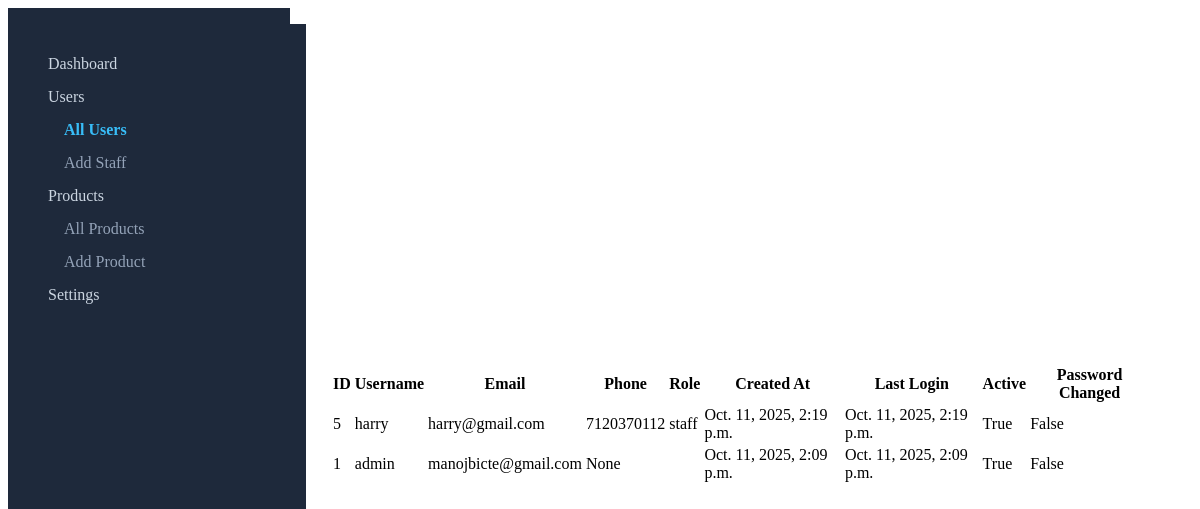
Screenshot of /adminpanel/users/ (signed in) with the database file from the repository.
### users/models.py (models this page shows, shortened)
class User(AbstractUser):
    ROLES = (
        ('admin', 'Admin'),
        ('staff', 'Staff'),
        ('teacher', 'Teacher'),
        ('learner', 'Learner'),
    )
    username = models.CharField(max_length=150, unique=True)
    email = models.EmailField(unique=True)
    phone = models.CharField(max_length=15, blank=True, null=True)
    password = models.CharField(max_length = 255)
    role = models.CharField(max_length= 50, choices=ROLES)
    createdAt = models.DateTimeField(auto_now_add= True)
    updated_at = models.DateTimeField(auto_now= True)
    lastLogin = models.DateTimeField(auto_now= True)
    isActive = models.BooleanField(default=True)
    isPasswordChanged = models.BooleanField(default=False)

### user_app/views.py (the view)
# urls.py: path('', views.view_user_list, name='all-users'),  # /adminpanel/users/
def view_user_list(request):
    if(request.user.role != 'admin'):
        return render(request, 'unauthorized.html')
    users = User.objects.all().exclude(role='admin').order_by('-createdAt')
    return render(request, 'user_list.html', {'users': users})

### utils/context_processors.py (called while the page is built)
def admin_sidebar_context(request):
    return {"admin_sidebar_menu": ADMIN_SIDEBAR_MENU}

### user_app/templates/user_list.html (shortened to what this page needs)
  <div class="container">
 <div class="sidebar">{% include "sidebar.html" %}</div>
      <div class="table-container">
<table>
    <thead>
        <tr>
            <th>ID</th>
            <th>Username</th>
            <th>Email</th>
            <th>Phone</th>
            <th>Role</th>
            <th>Created At</th>
            <th>Last Login</th>
            <th>Active</th>
            <th>Password Changed</th>
        </tr>
    </thead>
    <tbody>
        {% for user in users %}
        <tr>
            <td>{{ user.id }}</td>
            <td>{{ user.username }}</td>
            <td>{{ user.email }}</td>
            <td>{{ user.phone }}</td>
            <td>{{ user.role }}</td>
            <td>{{ user.createdAt }}</td>
            <td>{{ user.lastLogin }}</td>
            <td>{{ user.isActive }}</td>
            <td>{{ user.isPasswordChanged }}</td>
        </tr>
        {% endfor %}
    </tbody>
    </div>

### templates/sidebar.html (shortened to what this page needs)
<aside class="sidebar">
  <ul class="menu">
    {% for item in admin_sidebar_menu %}
    <li class="menu-item {% if request.path == item.path %}active{% endif %}">
      {% if item.submenus %}
      <div class="menu-parent">
        <span>{{ item.name }}</span>
      </div>
      <ul class="submenu">
        {% for sub in item.submenus %}
        <li
          class="submenu-item {% if request.path == sub.path %}active{% endif %}"
        >
          <a href="{{ sub.path }}">{{ sub.name }}</a>
        </li>
        {% endfor %}
      </ul>
      {% else %}
      <a href="{{ item.path }}">
        <span>{{ item.name }}</span>
      </a>
      {% endif %}
    </li>
    {% endfor %}
  </ul>
</aside>

### user_app/templates/user_list.html (style rules this page uses)
.container { display: flex; min-height: 100vh; }
.sidebar { width: 250px; background-color: #2f3640; color: white; padding: 20px; }
.table-container { flex: 1; padding: 40px; display: flex; justify-content: center; align-items: center; }

### templates/sidebar.html (style rules this page uses)
.sidebar { width: 250px; background: #1e293b; color: #fff; height: 100vh; padding: 1rem; }
.sidebar ul { list-style: none; padding: 0; }
.sidebar li { margin: 15px 0; }
.sidebar a { color: #f5f6fa; text-decoration: none; font-weight: 500; transition: 0.3s; }
.menu { list-style: none; padding: 0; margin: 0; }
.menu-item { margin-bottom: 1rem; }
.menu-item a, .menu-parent { display: flex; align-items: center; gap: 0.5rem; color: #cbd5e1; text-decoration: none; }
.menu-item.active > a, .submenu-item.active > a { color: #38bdf8; font-weight: bold; }
.submenu { margin-top: 0.5rem; margin-left: 1.5rem; list-style: none; padding: 0; }
.submenu-item a { color: #94a3b8; text-decoration: none; }

### rows the page displays
User: id "5", username "harry", email "harry@gmail.com", phone "7120370112", role "staff", createdAt "Oct. 11, 2025, 2:19 p.m.", lastLogin "Oct. 11, 2025, 2:19 p.m.", isActive "True", isPasswordChanged "False"
User: id "1", username "admin", email "manojbicte@gmail.com", phone "None", createdAt "Oct. 11, 2025, 2:09 p.m.", lastLogin "Oct. 11, 2025, 2:09 p.m.", isActive "True", isPasswordChanged "False"

### other values shown
{{ item.name }} "Dashboard" "Settings"
{{ item.name }} "Users" "Products"
{{ sub.name }} "All Users" "Add Staff" "All Products" "Add Product"
